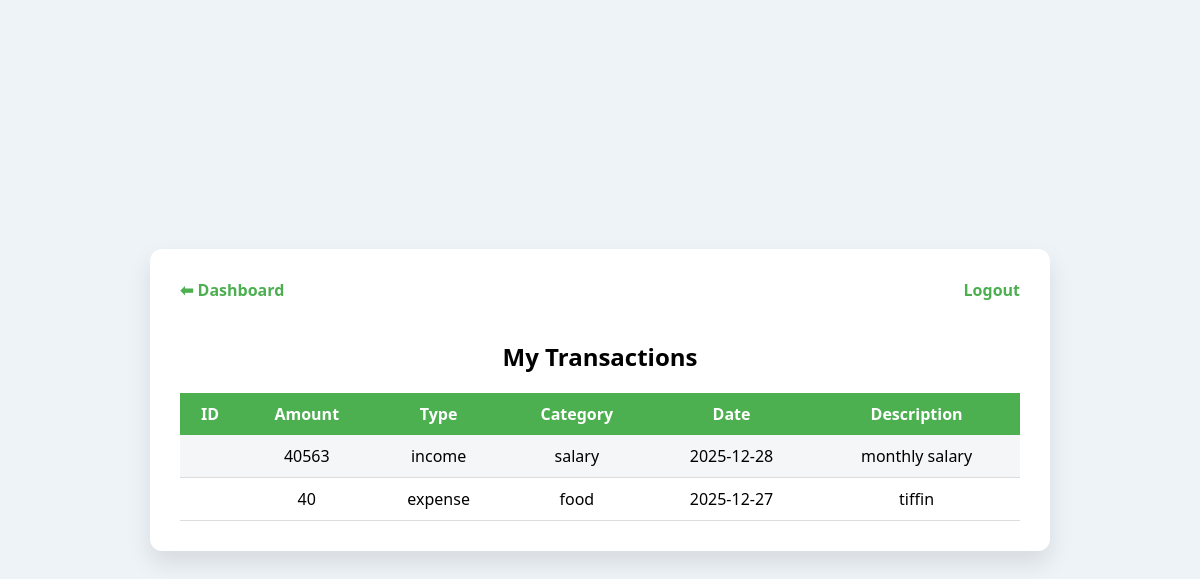
Screenshot of /transactions (signed in) with the database file from the repository.
### tables this page shows
CREATE TABLE transactions (
            transaction_id INTEGER PRIMARY KEY AUTOINCREMENT,
            user_id INTEGER NOT NULL,
            amount INTEGER NOT NULL,
            type TEXT NOT NULL,
            category TEXT NOT NULL,
            date TEXT NOT NULL,
            description TEXT,
            FOREIGN KEY (user_id) REFERENCES users(id)
        );

### app.py (the view)
@app.route('/transactions')
def transactions():
    if 'user_id' not in session:
        return redirect('/login')
    conn = get_db_connection()
    cursor = conn.cursor()
    cursor.execute(
        "SELECT * FROM transactions WHERE user_id = ?",
        (session['user_id'],)
    )
    rows = cursor.fetchall()
    return render_template("transactions.html", transactions=rows)

### app.py (called while the page is built)
def get_db_connection():
    conn = sqlite3.connect("database.db")
    conn.row_factory = sqlite3.Row
    return conn

### templates/transactions.html (shortened to what this page needs)
<!DOCTYPE html>
<html>
<head>
    <link rel="stylesheet" href="{{ url_for('static', filename='css/style.css') }}">
</head>
<body>
<div class="table-container card">
    <div class="nav">
        <a href="/">⬅ Dashboard</a>
        <a href="/logout">Logout</a>
    </div>
    <h2>My Transactions</h2>
    <table>
        <tr>
            <th>ID</th>
            <th>Amount</th>
            <th>Type</th>
            <th>Category</th>
            <th>Date</th>
            <th>Description</th>
        </tr>
        {% for t in transactions %}
        <tr>
            <td>{{ t.id }}</td>
            <td>{{ t.amount }}</td>
            <td>{{ t.type }}</td>
            <td>{{ t.category }}</td>
            <td>{{ t.date }}</td>
            <td>{{ t.description }}</td>
        </tr>
        {% endfor %}
    </table>
</div>
</body>
</html>

### static/css/style.css (style rules this page uses)
* { box-sizing: border-box; font-family: "Segoe UI", Tahoma, sans-serif; }
body { margin: 0; background: #eef3f8; min-height: 100vh; display: flex; justify-content: center; align-items: center; }
.card { background: #fff; width: 420px; padding: 30px; border-radius: 12px; box-shadow: 0 12px 25px rgba(0, 0, 0, 0.1); text-align: center; display: grid; height: auto; }
.card h2 { margin-bottom: 20px; }
.table-container { width: 900px; }
table { width: 100%; border-collapse: collapse; }
th { background: #4CAF50; color: white; padding: 10px; }
td { padding: 10px; text-align: center; border-bottom: 1px solid #ddd; }
tr:nth-child(even) { background: #f4f6f8; }
.nav { display: flex; justify-content: space-between; margin-bottom: 20px; }
.nav a { text-decoration: none; color: #4CAF50; font-weight: 600; }

### rows the page displays
transactions: amount "40563", type "income", category "salary", date "2025-12-28", description "monthly salary"
transactions: amount "40", type "expense", category "food", date "2025-12-27", description "tiffin"
